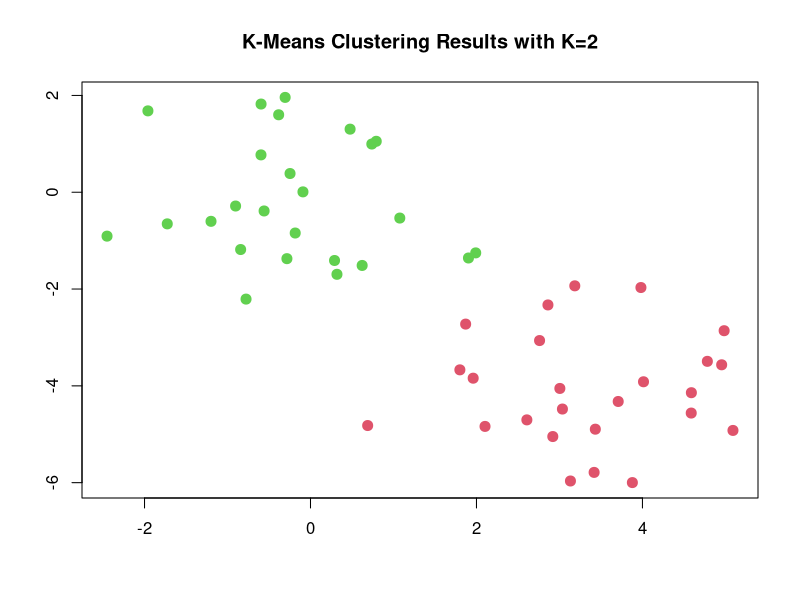
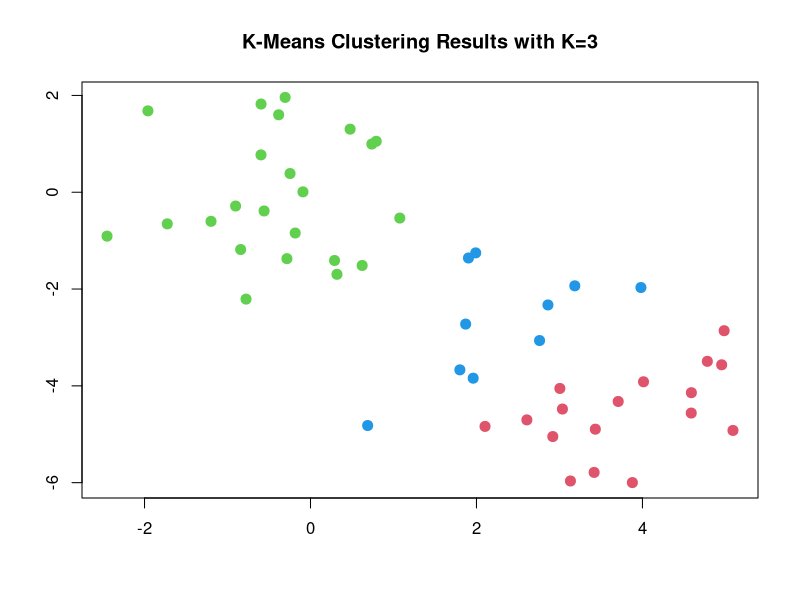
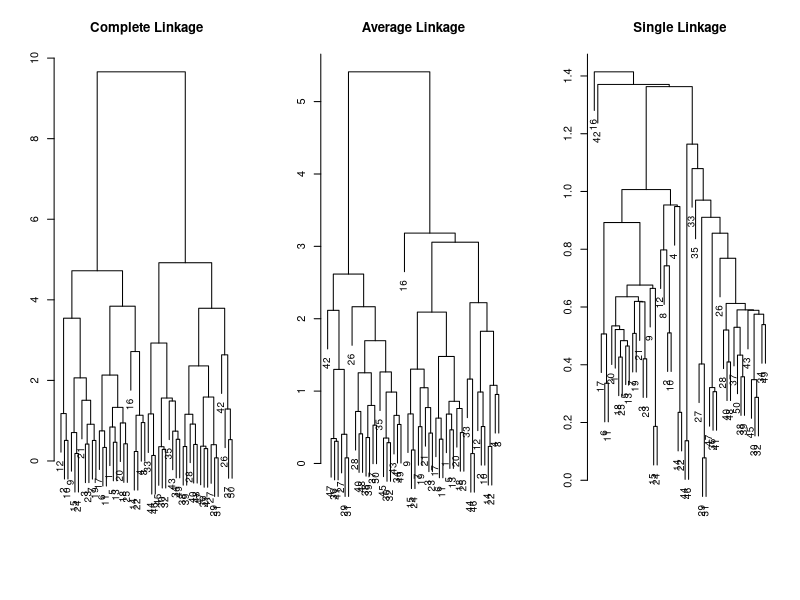
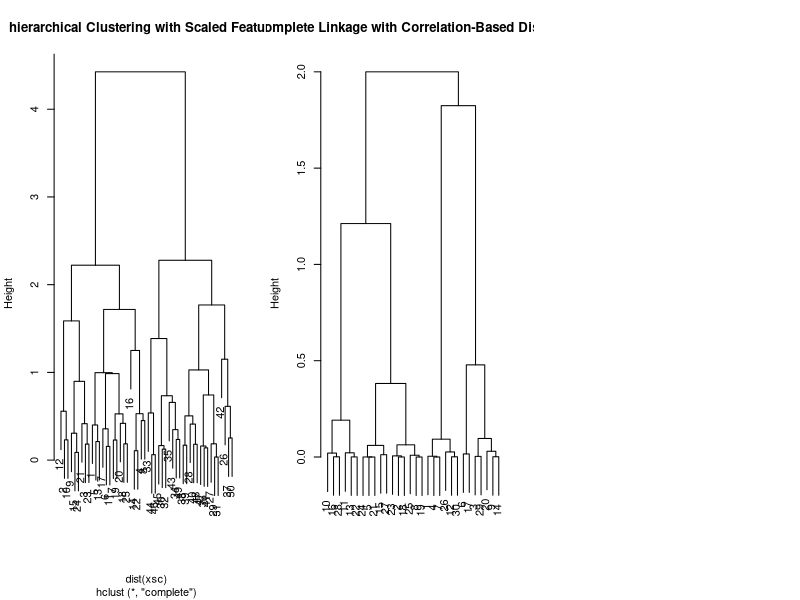

These figures' R source, in order:
#K-Means Clustering
#kmeans() performs K-means clustering
set.seed(2)
x=matrix(rnorm(50*2), ncol=2)
x[1:25, 1]=x[1:25, 1]+3
x[1:25,2]=x[1:25,2]-4
km.out=kmeans(x,2,nstart=20)
#nstart argument indicates how many random starting positions to be generated
#cluster component stores the assignments of each of the observations
km.out$cluster
plot(x, col=(km.out$cluster+1), main="K-Means Clustering Results with K=2", xlab="", ylab="", pch=20, cex=2)

#trying clustering on our generated data with K=3
set.seed(4)
km.out=kmeans(x,3,nstart=20)
km.out
plot(x, col=(km.out$cluster+1), main="K-Means Clustering Results with K=3", xlab="", ylab="", pch=20, cex=2)

set.seed(21342342)
km.out=kmeans(x,3,nstart=1)
km.out$tot.withinss
km.out=kmeans(x,3,nstart=20)
km.out$tot.withinss
#nstart=20 produces a superior result than nstart=1
#more possible states were chosen, thus leading to a higher chance of getting the optimal outcome
#tot.withinss is the total within-cluster sum of squares
#individual within-cluster sum of squares are in the withinss component
#In general, run kmeans() with a high starting value of nstart like 20 or 50

#Hierarchical Clustering
#hclust() for hierarchical clustering
hc.complete=hclust(dist(x), method="complete")
#dist() computes the inter-observation Euclidean distance matrix for a matrix of observations
#method argument determines what form of linkage to apply
hc.average=hclust(dist(x), method="average")
hc.single=hclust(dist(x), method="single")
par(mfrow=c(1,3))
plot(hc.complete, main="Complete Linkage", xlab="", ylab="", sub="", cex=.9)
plot(hc.average, main="Average Linkage", xlab="", ylab="", sub="", cex=.9)
plot(hc.single, main="Single Linkage", xlab="", ylab="", sub="", cex=.9)

#cutree() returns the cluster labels applied under a given cut of the dendrogram
cutree(hc.complete, 2)
cutree(hc.average, 2)
cutree(hc.single, 2)
#While complete/average linkage splits the observations correctly,
#single linkage has a one-point cluster
#4 clusters and single linkage is better but still has two singletons
cutree(hc.single, 4)
#scale() used to scale the variables
xsc=scale(x)
plot(hclust(dist(xsc), method="complete"), main="hierarchical Clustering with Scaled Features")

#Correlation-based distance can be computed with as.dist()
#Turns square symmetric matrices into forms that hclust() can recognize
#Note that correlation-based distance only makes sense for observations with 3+ features
#Absolute correlation between two observations, each with two predictors, will always be 1
x=matrix(rnorm(30*3), ncol=3)
dd=as.dist(1-cor(t(x)))
plot(hclust(dd, method="complete"), main="Complete Linkage with Correlation-Based Distance", xlab="", sub="")
     